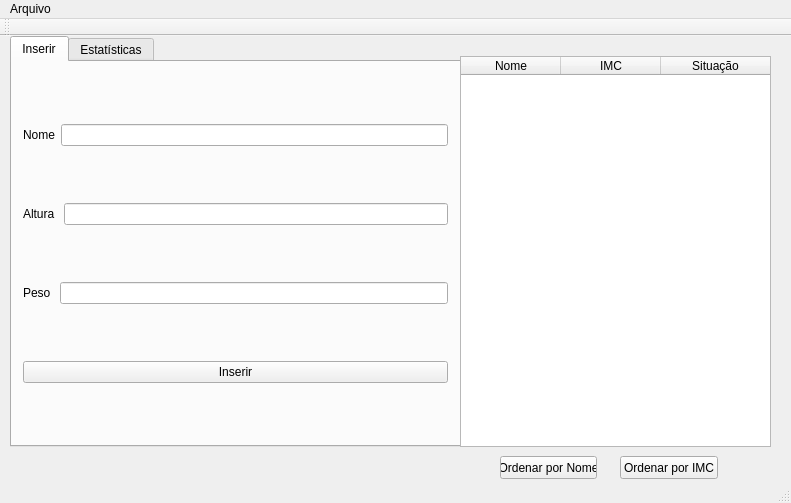
<?xml version="1.0" encoding="UTF-8"?>
<ui version="4.0">
 <class>MainWindow</class>
 <widget class="QMainWindow" name="MainWindow">
  <property name="geometry">
   <rect>
    <x>0</x>
    <y>0</y>
    <width>791</width>
    <height>503</height>
   </rect>
  </property>
  <property name="windowTitle">
   <string>Tabela de IMC</string>
  </property>
  <widget class="QWidget" name="centralWidget">
   <widget class="QTabWidget" name="tabWidget">
    <property name="geometry">
     <rect>
      <x>10</x>
      <y>0</y>
      <width>451</width>
      <height>411</height>
     </rect>
    </property>
    <property name="currentIndex">
     <number>0</number>
    </property>
    <widget class="QWidget" name="Inserir">
     <attribute name="title">
      <string extracomment="Inserir">Inserir</string>
     </attribute>
     <layout class="QVBoxLayout" name="verticalLayout">
      <item>
       <layout class="QHBoxLayout" name="horizontalLayout">
        <item>
         <widget class="QLabel" name="label">
          <property name="text">
           <string>Nome</string>
          </property>
         </widget>
        </item>
        <item>
         <widget class="QLineEdit" name="le_nameInput"/>
        </item>
       </layout>
      </item>
      <item>
       <layout class="QHBoxLayout" name="horizontalLayout_2">
        <item>
         <widget class="QLabel" name="label_2">
          <property name="text">
           <string>Altura </string>
          </property>
         </widget>
        </item>
        <item>
         <widget class="QLineEdit" name="le_avgInput"/>
        </item>
       </layout>
      </item>
      <item>
       <layout class="QHBoxLayout" name="horizontalLayout_4">
        <item>
         <widget class="QLabel" name="label_4">
          <property name="text">
           <string>Peso </string>
          </property>
         </widget>
        </item>
        <item>
         <widget class="QLineEdit" name="lineEdit_peso"/>
        </item>
       </layout>
      </item>
      <item>
       <widget class="QPushButton" name="btn_insert">
        <property name="styleSheet">
         <string notr="true"/>
        </property>
        <property name="text">
         <string>Inserir</string>
        </property>
       </widget>
      </item>
     </layout>
    </widget>
    <widget class="QWidget" name="tab">
     <attribute name="title">
      <string>Estatísticas</string>
     </attribute>
     <widget class="QWidget" name="layoutWidget">
      <property name="geometry">
       <rect>
        <x>20</x>
        <y>30</y>
        <width>341</width>
        <height>301</height>
       </rect>
      </property>
      <layout class="QVBoxLayout" name="verticalLayout_2">
       <item>
        <widget class="QGroupBox" name="gb_avg">
         <property name="title">
          <string>Média dos Pacientes</string>
         </property>
         <widget class="QLabel" name="lbl_avg">
          <property name="geometry">
           <rect>
            <x>6</x>
            <y>20</y>
            <width>331</width>
            <height>71</height>
           </rect>
          </property>
          <property name="font">
           <font>
            <pointsize>24</pointsize>
           </font>
          </property>
          <property name="text">
           <string/>
          </property>
          <property name="alignment">
           <set>Qt::AlignCenter</set>
          </property>
         </widget>
        </widget>
       </item>
       <item>
        <widget class="QGroupBox" name="gb_highest">
         <property name="title">
          <string>Maior IMC encontrado</string>
         </property>
         <widget class="QLabel" name="lbl_highest">
          <property name="geometry">
           <rect>
            <x>0</x>
            <y>20</y>
            <width>341</width>
            <height>71</height>
           </rect>
          </property>
          <property name="font">
           <font>
            <pointsize>24</pointsize>
           </font>
          </property>
          <property name="text">
           <string/>
          </property>
          <property name="alignment">
           <set>Qt::AlignCenter</set>
          </property>
         </widget>
        </widget>
       </item>
       <item>
        <widget class="QGroupBox" name="gb_lowest">
         <property name="title">
          <string>Menor IMC encontrado</string>
         </property>
         <widget class="QLabel" name="lbl_lowest">
          <property name="geometry">
           <rect>
            <x>-4</x>
            <y>20</y>
            <width>341</width>
            <height>71</height>
           </rect>
          </property>
          <property name="font">
           <font>
            <pointsize>24</pointsize>
           </font>
          </property>
          <property name="text">
           <string/>
          </property>
          <property name="alignment">
           <set>Qt::AlignCenter</set>
          </property>
         </widget>
        </widget>
       </item>
      </layout>
     </widget>
    </widget>
   </widget>
   <widget class="QTableWidget" name="tbl_data">
    <property name="geometry">
     <rect>
      <x>460</x>
      <y>20</y>
      <width>311</width>
      <height>391</height>
     </rect>
    </property>
    <property name="styleSheet">
     <string notr="true"/>
    </property>
    <property name="editTriggers">
     <set>QAbstractItemView::DoubleClicked</set>
    </property>
    <attribute name="horizontalHeaderDefaultSectionSize">
     <number>100</number>
    </attribute>
    <attribute name="horizontalHeaderStretchLastSection">
     <bool>true</bool>
    </attribute>
    <attribute name="verticalHeaderShowSortIndicator" stdset="0">
     <bool>true</bool>
    </attribute>
    <attribute name="verticalHeaderStretchLastSection">
     <bool>false</bool>
    </attribute>
    <column>
     <property name="text">
      <string>Nome</string>
     </property>
    </column>
    <column>
     <property name="text">
      <string>IMC</string>
     </property>
    </column>
    <column>
     <property name="text">
      <string>Situação</string>
     </property>
    </column>
   </widget>
   <widget class="QPushButton" name="btn_GradeSort">
    <property name="geometry">
     <rect>
      <x>620</x>
      <y>420</y>
      <width>98</width>
      <height>23</height>
     </rect>
    </property>
    <property name="text">
     <string>Ordenar por IMC</string>
    </property>
   </widget>
   <widget class="QPushButton" name="btn_NameSort">
    <property name="geometry">
     <rect>
      <x>500</x>
      <y>420</y>
      <width>97</width>
      <height>23</height>
     </rect>
    </property>
    <property name="text">
     <string>Ordenar por Nome</string>
    </property>
   </widget>
  </widget>
  <widget class="QMenuBar" name="menuBar">
   <property name="geometry">
    <rect>
     <x>0</x>
     <y>0</y>
     <width>791</width>
     <height>21</height>
    </rect>
   </property>
   <widget class="QMenu" name="menuArquivo">
    <property name="title">
     <string>Arquivo</string>
    </property>
    <addaction name="actionSalvar"/>
    <addaction name="actionCarregar"/>
   </widget>
   <addaction name="menuArquivo"/>
  </widget>
  <widget class="QToolBar" name="mainToolBar">
   <attribute name="toolBarArea">
    <enum>TopToolBarArea</enum>
   </attribute>
   <attribute name="toolBarBreak">
    <bool>false</bool>
   </attribute>
  </widget>
  <widget class="QStatusBar" name="statusBar"/>
  <action name="actionSalvar">
   <property name="text">
    <string>Salvar</string>
   </property>
   <property name="shortcut">
    <string>Ctrl+S</string>
   </property>
  </action>
  <action name="actionCarregar">
   <property name="text">
    <string>Carregar</string>
   </property>
   <property name="shortcut">
    <string>Ctrl+L</string>
   </property>
  </action>
 </widget>
 <layoutdefault spacing="6" margin="11"/>
 <resources/>
 <connections/>
</ui>
